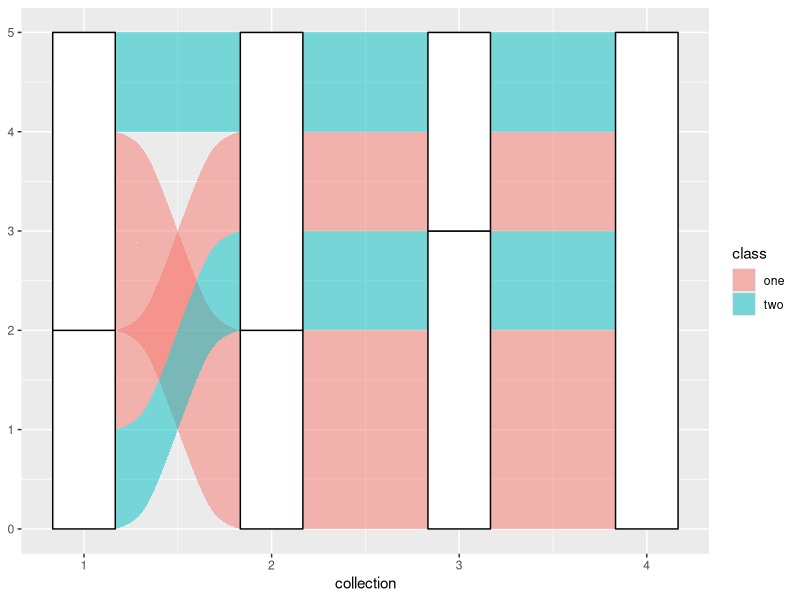
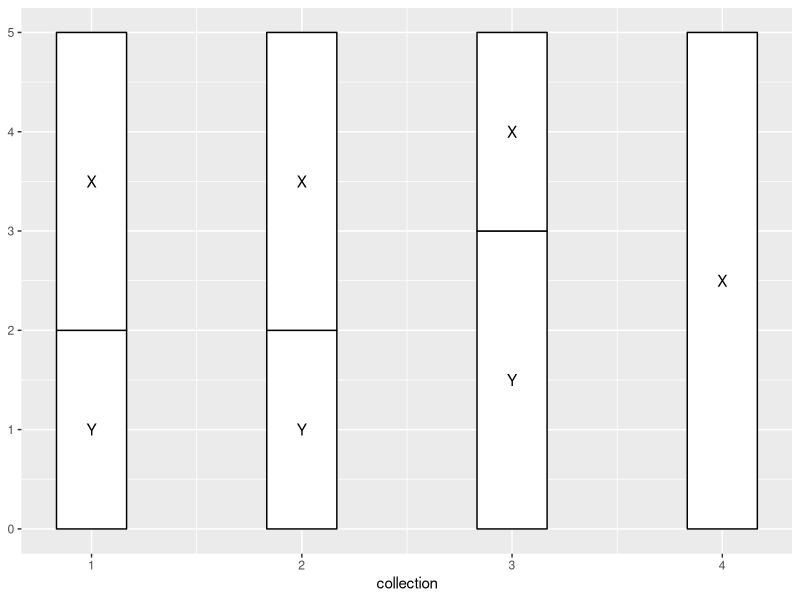
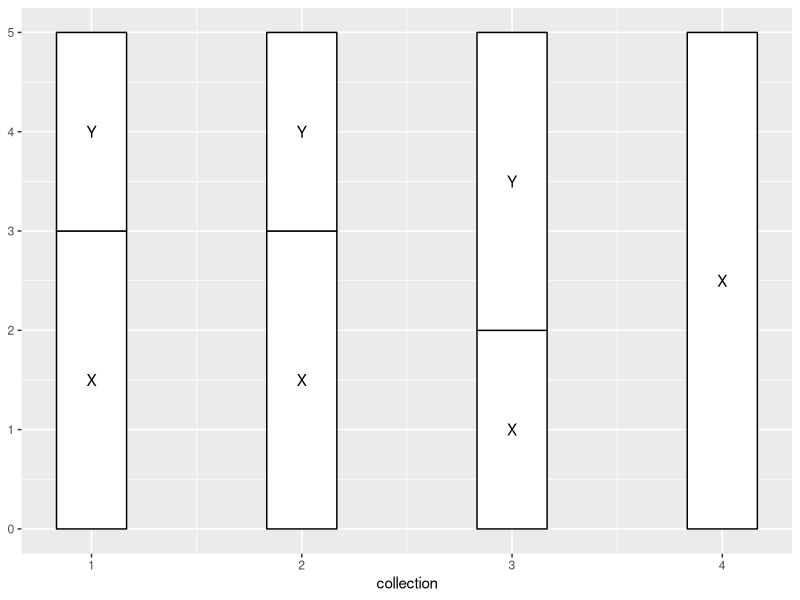
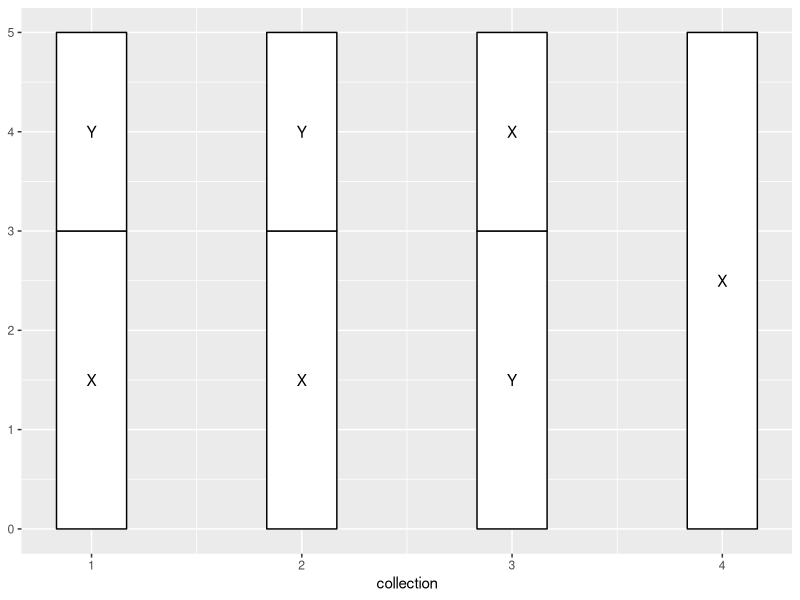
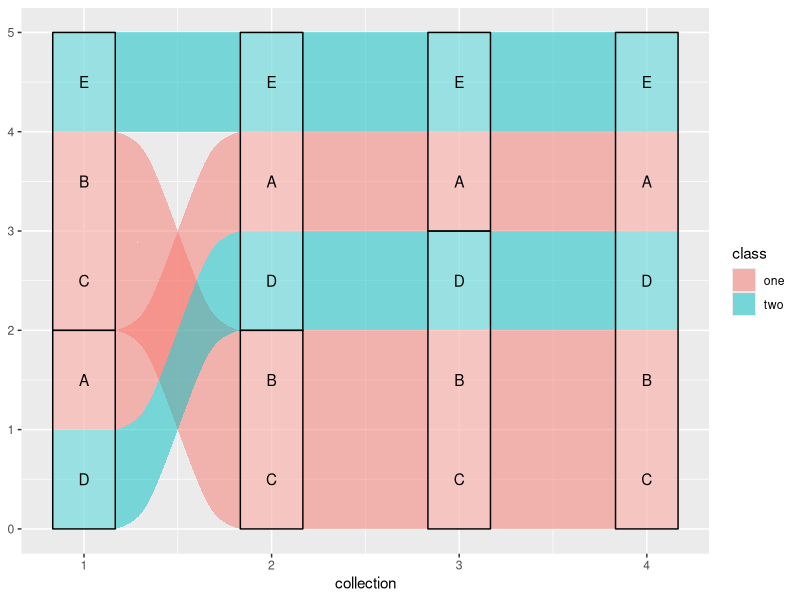
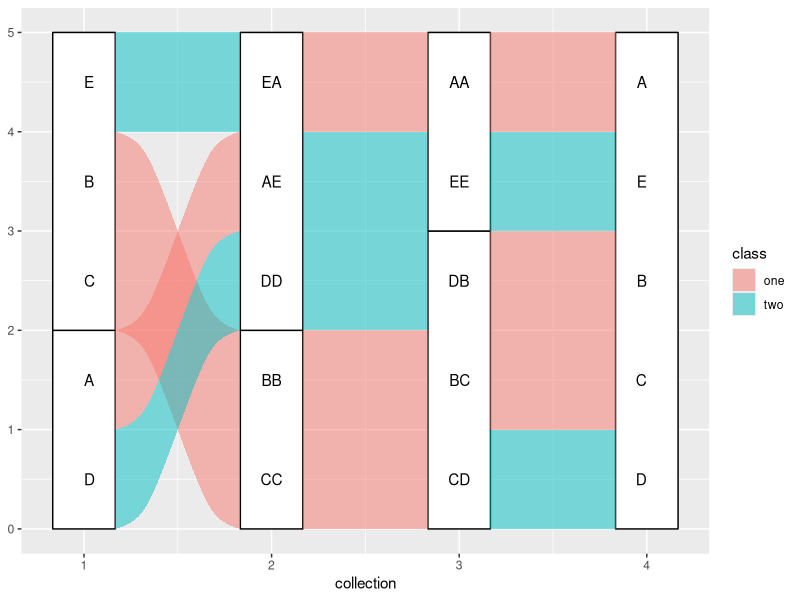
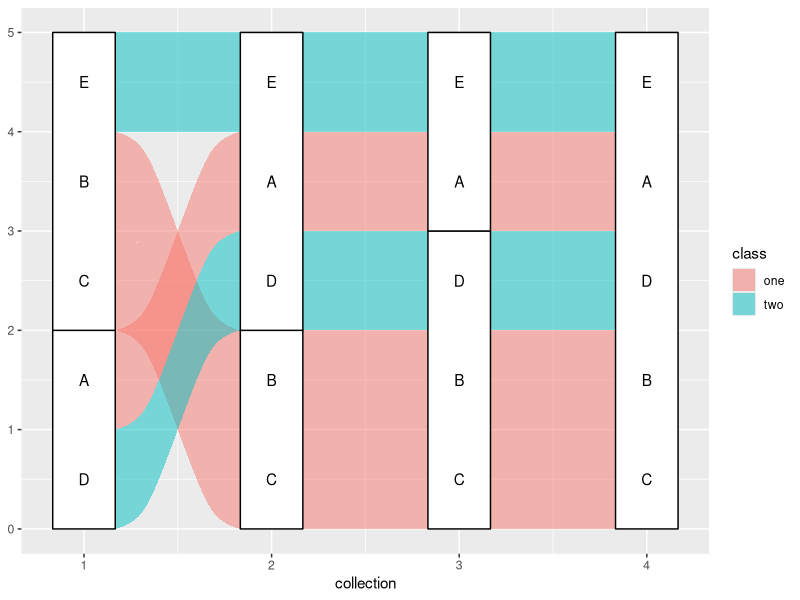
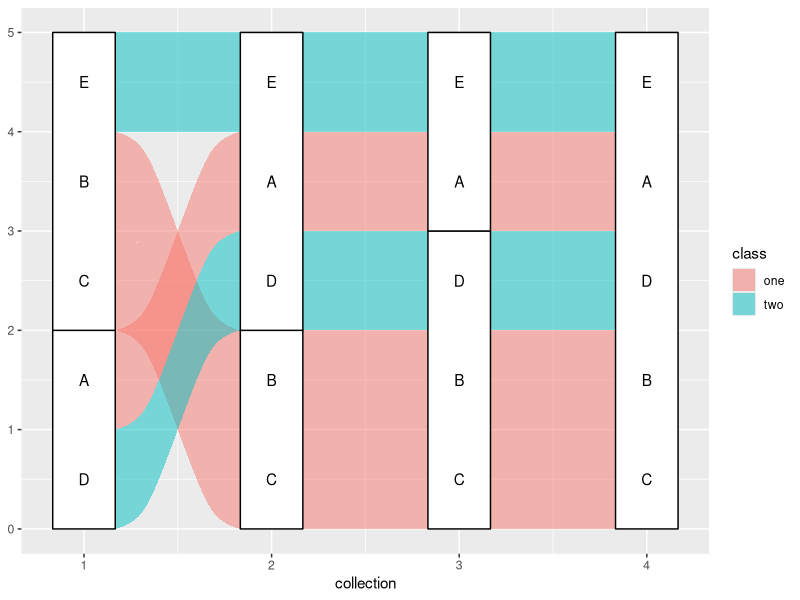

Recreate these plots in R, in order. (Note: this script raises an error after producing the figures.)
## ---- chunk 1
knitr::opts_chunk$set(fig.width = 6, fig.height = 3, fig.align = "center")
library(ggalluvial)
## ---- chunk 2
# toy data set
set.seed(0)
toy <- data.frame(
  subject = rep(LETTERS[1:5], times = 4),
  collection = rep(1:4, each  = 5),
  category = rep(
    sample(c("X", "Y"), 16, replace = TRUE),
    rep(c(1, 2, 1, 1), times = 4)
  ),
  class = c("one", "one", "one", "two", "two")
)
print(toy)
## ---- chunk 3
ggplot(toy, aes(x = collection, stratum = category, alluvium = subject)) +
  geom_alluvium(aes(fill = class)) +
  geom_stratum()
## ---- chunk 4
# collection point and category variables only
data <- structure(toy[, 2:3], names = c("x", "stratum"))
# required fields for stat transformations
data$y <- 1
data$PANEL <- 1
# stratum transformation
StatStratum$compute_panel(data)
## ---- chunk 5
ggplot(toy, aes(x = collection, stratum = category)) +
  stat_stratum() +
  stat_stratum(geom = "text", aes(label = category))
## ---- chunk 6
# stratum transformation with strata in original order
StatStratum$compute_panel(data, reverse = FALSE)
ggplot(toy, aes(x = collection, stratum = category)) +
  stat_stratum(reverse = FALSE) +
  stat_stratum(geom = "text", aes(label = category), reverse = FALSE)
## ---- chunk 7
# stratum transformation with strata in original order
StatStratum$compute_panel(data, reverse = FALSE)
ggplot(toy, aes(x = collection, stratum = category)) +
  stat_stratum(decreasing = TRUE) +
  stat_stratum(geom = "text", aes(label = category), decreasing = TRUE)
## ---- chunk 8
# collection point, category, and subject variables
data <- structure(toy[, 1:3], names = c("alluvium", "x", "stratum"))
# required fields for stat transformations
data$y <- 1
data$PANEL <- 1
# alluvium transformation
StatAlluvium$compute_panel(data)
## ---- chunk 9
ggplot(toy, aes(x = collection, stratum = category, alluvium = subject)) +
  stat_alluvium(aes(fill = class)) +
  stat_stratum(alpha = .25) +
  stat_alluvium(geom = "text", aes(label = subject))
## ---- chunk 10
# flow transformation
StatFlow$compute_panel(data)
## ---- chunk 11
ggplot(toy, aes(x = collection, stratum = category, alluvium = subject)) +
  stat_stratum() +
  stat_flow(aes(fill = class)) +
  stat_flow(geom = "text",
            aes(label = subject, hjust = after_stat(flow) == "to"))
## ---- chunk 12
for (i in 1:4) print(lode_zigzag(4, i))
## ---- chunk 13
for (i in 1:4) print(lode_backfront(4, i))
ggplot(toy, aes(x = collection, stratum = category, alluvium = subject)) +
  stat_alluvium(aes(fill = class), lode.guidance = "backfront") +
  stat_stratum() +
  stat_alluvium(geom = "text", aes(label = subject),
                lode.guidance = "backfront")
## ---- chunk 14
for (i in 1:4) print(lode_backward(4, i))
ggplot(toy, aes(x = collection, stratum = category, alluvium = subject)) +
  stat_alluvium(aes(fill = class), lode.guidance = "backward") +
  stat_stratum() +
  stat_alluvium(geom = "text", aes(label = subject),
                lode.guidance = "backward")
## ---- chunk 15
ggplot(toy, aes(x = collection, stratum = category, alluvium = subject)) +
  stat_alluvium(aes(fill = class, label = subject), aes.bind = "alluvia") +
  stat_stratum() +
  stat_alluvium(geom = "text", aes(fill = class, label = subject),
                aes.bind = "alluvia")
## ---- chunk 16
ggplot(toy, aes(x = collection, stratum = category, alluvium = subject)) +
  stat_alluvium(aes(fill = class, label = subject), aes.bind = "flows") +
  stat_stratum() +
  stat_alluvium(geom = "text", aes(fill = class, label = subject),
                aes.bind = "flows")
## ---- chunk 17
ggplot(toy, aes(x = collection, stratum = category, alluvium = subject)) +
  stat_flow(aes(fill = class, label = subject), aes.bind = "flows") +
  stat_stratum() +
  stat_flow(geom = "text",
            aes(fill = class, label = subject,
                hjust = after_stat(flow) == "to"),
            aes.bind = "flows")
## ---- chunk 18
lode_ord <- rep(seq(5), times = 4)
ggplot(toy, aes(x = collection, stratum = category, alluvium = subject)) +
  stat_alluvium(aes(fill = class, order = lode_ord)) +
  stat_stratum() +
  stat_alluvium(geom = "text",
                aes(fill = class, order = lode_ord, label = subject))
## ---- chunk 19
ggplot(toy, aes(x = collection, stratum = category, alluvium = subject)) +
  stat_flow(aes(fill = class, order = lode_ord)) +
  stat_stratum() +
  stat_flow(geom = "text",
            aes(fill = class, order = lode_ord, label = subject,
                hjust = after_stat(flow) == "to"))
## ---- chunk 20
set.seed(78)
toy$sign <- sample(c(-1, 1), nrow(toy), replace = TRUE)
print(toy)
ggplot(toy, aes(x = collection, y = sign)) +
  geom_bar(aes(fill = class), stat = "identity")
## ---- chunk 21
ggplot(toy, aes(x = collection, stratum = category, alluvium = subject,
                y = sign)) +
  geom_flow(aes(fill = class)) +
  geom_stratum() +
  geom_text(stat = "stratum", aes(label = category))
## ---- chunk 22
ggplot(toy, aes(x = collection, stratum = category, alluvium = subject,
                y = sign)) +
  geom_alluvium(aes(fill = class), absolute = FALSE) +
  geom_stratum(absolute = FALSE) +
  geom_text(stat = "alluvium", aes(label = subject), absolute = FALSE)
## ---- chunk 23
sessioninfo::session_info()
